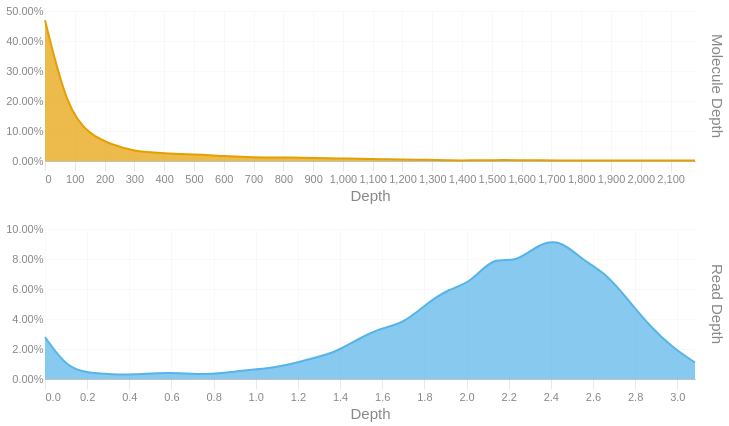

Source (notebook cell):
### Code cell
readdep = depth_hist(tb['Read Depth'], q99, 3)
readdep = readdep.with_columns(pl.lit('Read Depth').alias('Metric'))
if not SKIPLR:
    moldep = depth_hist(tb['Molecule Depth'], mol_q99, 1)
    moldep = moldep.with_columns(pl.lit('Molecule Depth').alias('Metric'))
    _hist = pl.concat([readdep, moldep])
    _hist = _hist.filter(pl.col('Proportion') != 0)
    with SafeRender(_hist):
        (
            alt.Chart(_hist)        
            .mark_area(interpolate = "basis")
            .encode(
                x=alt.X('Bin:Q').scale(domainMin=0).axis(alt.Axis(title='Depth')),
                y = alt.Y('Proportion:Q', title = None).axis(format = '.2%'),
                color = alt.Color('Metric:N').legend(None),
                row = alt.Row("Metric:N").header(title = None, labelOrient = 'right'),
                tooltip = [
                    alt.Tooltip("Metric:N", title = "Metric"),
                    alt.Tooltip('Interval:N', title = "Depth Interval"),
                    alt.Tooltip('Proportion:Q', title = "% Alignments").format('.2%')
                ]
            )
            .resolve_scale(x='independent', y='independent')
            .properties(
                height = 150, width = 650,
                usermeta={'embedOptions': {'downloadFileName': f'{samplename}.depth.hist'}}
            )
        ).display()
else:
    readdep = readdep.filter(pl.col('Proportion') != 0)
    with SafeRender(readdep):
        (
            alt.Chart(readdep)        
            .mark_area(interpolate = "basis")
            .encode(
                x=alt.X('Bin:Q').scale(domainMin=0).axis(alt.Axis(title='Depth')),
                y = alt.Y('Proportion:Q', title = None).axis(format = '.2%'),
                tooltip = [
                    alt.Tooltip('Interval:N', title = "Depth Interval"),
                    alt.Tooltip('Proportion:Q', title = "% Alignments").format('.2%')
                ]
            )
            .properties(
                usermeta={'embedOptions': {'downloadFileName': f'{samplename}.depth.hist'}}
            )
        ).display()

### Figure 1 — Vega-Lite specification as saved in the notebook (floating-point values rounded to 4 significant figures)
{"width": 650, "height": 150, "config": {"title": {"anchor": "start", "dy": -15, "fontSize": 18, "color": "#888888", "subtitleColor": "#888888", "subtitleFontSize": 14}, "arc": {"fill": "#0072B2"}, "axis": {"domainColor": "#888888", "domainWidth": 0.5, "gridWidth": 0.2, "grid": false, "titleFontWeight": 400, "titleFontSize": 15, "labelFontSize": 11, "labelColor": "#888888", "tickColor": "#888888", "tickWidth": 0.2, "titleColor": "#888888"}, "axisBand": {"grid": false}, "axisX": {"grid": true, "tickSize": 10, "domainCap": "round"}, "axisY": {"domain": false, "grid": true, "tickSize": 0, "domainCap": "round"}, "background": "transparent", "header": {"labelFontSize": 15, "labelColor": "#888888", "titleFontSize": 15, "titleFontWeight": 600, "titleColor": "#888888"}, "legend": {"labelFont": "sans-serif", "labelFontSize": 12, "labelColor": "#888888", "symbolSize": 100, "symbolType": "circle", "titleFontSize": 12, "titlePadding": 10, "titleColor": "#888888", "title": null}, "range": {"category": ["#E69F00", "#56B4E9", "#009E73", "#F0E442", "#0072B2", "#D55E00", "#CC79A7", "#000000"], "diverging": ["#cfe8f3", "#a2d4ec", "#73bfe2", "#46abdb", "#1696d2", "#12719e"]}, "area": {"fill": "#0072B2", "fillOpacity": 0.7, "line": true, "strokeOpacity": 0.7}, "line": {"color": "#0072B2", "stroke": "#0072B2", "strokeWidth": 2}, "trail": {"color": "#0072B2", "stroke": "#0072B2", "strokeWidth": 0, "size": 1}, "point": {"filled": true, "fillOpacity": 1.0, "size": 95}, "text": {"color": "#888888", "fontSize": 11, "align": "right", "fontWeight": 400, "size": 11}, "bar": {"fill": "#0072B2", "stroke": null}, "view": {"stroke": null, "continuousWidth": 660, "continuousHeight": 400}}, "data": {"name": "data-0f5fe3ff9b0f1ecd5d4fbbfc9744ace4"}, "mark": {"type": "area", "interpolate": "basis"}, "encoding": {"color": {"field": "Metric", "legend": null, "type": "nominal"}, "row": {"field": "Metric", "header": {"title": null, "labelOrient": "right"}, "type": "nominal"}, "tooltip": [{"field": "Metric", "title": "Metric", "type": "nominal"}, {"field": "Interval", "title": "Depth Interval", "type": "nominal"}, {"field": "Proportion", "format": ".2%", "title": "% Alignments", "type": "quantitative"}], "x": {"axis": {"title": "Depth"}, "field": "Bin", "scale": {"domainMin": 0}, "type": "quantitative"}, "y": {"axis": {"format": ".2%"}, "field": "Proportion", "title": null, "type": "quantitative"}}, "resolve": {"scale": {"x": "independent", "y": "independent"}}, "usermeta": {"embedOptions": {"downloadFileName": "S6_Musquodoboit_1542.depth.hist"}}, "$schema": "https://vega.github.io/schema/vega-lite/v6.1.0.json", "datasets": {"data-0f5fe3ff9b0f1ecd5d4fbbfc9744ace4": [{"Bin": 0.0, "Interval": "0.0-0.106", "Proportion": 0.028, "Metric": "Read Depth"}, {"Bin": 0.106, "Interval": "0.106-0.213", "Proportion": 0.007, "Metric": "Read Depth"}, {"Bin": 0.213, "Interval": "0.213-0.319", "Proportion": 0.004, "Metric": "Read Depth"}, {"Bin": 0.319, "Interval": "0.319-0.425", "Proportion": 0.003, "Metric": "Read Depth"}, {"Bin": 0.425, "Interval": "0.425-0.532", "Proportion": 0.003, "Metric": "Read Depth"}, {"Bin": 0.532, "Interval": "0.532-0.638", "Proportion": 0.004, "Metric": "Read Depth"}, {"Bin": 0.638, "Interval": "0.638-0.744", "Proportion": 0.004, "Metric": "Read Depth"}, {"Bin": 0.744, "Interval": "0.744-0.851", "Proportion": 0.003, "Metric": "Read Depth"}, {"Bin": 0.851, "Interval": "0.851-0.957", "Proportion": 0.004, "Metric": "Read Depth"}, {"Bin": 0.957, "Interval": "0.957-1.063", "Proportion": 0.006, "Metric": "Read Depth"}, {"Bin": 1.063, "Interval": "1.063-1.17", "Proportion": 0.007, "Metric": "Read Depth"}, {"Bin": 1.17, "Interval": "1.17-1.276", "Proportion": 0.01, "Metric": "Read Depth"}, {"Bin": 1.276, "Interval": "1.276-1.382", "Proportion": 0.014, "Metric": "Read Depth"}, {"Bin": 1.382, "Interval": "1.382-1.489", "Proportion": 0.018, "Metric": "Read Depth"}, {"Bin": 1.489, "Interval": "1.489-1.595", "Proportion": 0.027, "Metric": "Read Depth"}, {"Bin": 1.595, "Interval": "1.595-1.701", "Proportion": 0.034, "Metric": "Read Depth"}, {"Bin": 1.701, "Interval": "1.701-1.808", "Proportion": 0.037, "Metric": "Read Depth"}, {"Bin": 1.808, "Interval": "1.808-1.914", "Proportion": 0.05, "Metric": "Read Depth"}, {"Bin": 1.914, "Interval": "1.914-2.02", "Proportion": 0.06, "Metric": "Read Depth"}, {"Bin": 2.02, "Interval": "2.02-2.127", "Proportion": 0.064, "Metric": "Read Depth"}, {"Bin": 2.127, "Interval": "2.127-2.233", "Proportion": 0.082, "Metric": "Read Depth"}, {"Bin": 2.233, "Interval": "2.233-2.339", "Proportion": 0.077, "Metric": "Read Depth"}, {"Bin": 2.339, "Interval": "2.339-2.446", "Proportion": 0.09, "Metric": "Read Depth"}, {"Bin": 2.446, "Interval": "2.446-2.552", "Proportion": 0.093, "Metric": "Read Depth"}, {"Bin": 2.552, "Interval": "2.552-2.658", "Proportion": 0.079, "Metric": "Read Depth"}, {"Bin": 2.658, "Interval": "2.658-2.765", "Proportion": 0.071, "Metric": "Read Depth"}, {"Bin": 2.765, "Interval": "2.765-2.871", "Proportion": 0.053, "Metric": "Read Depth"}, {"Bin": 2.871, "Interval": "2.871-2.977", "Proportion": 0.035, "Metric": "Read Depth"}, {"Bin": 2.977, "Interval": "2.977-3.084", "Proportion": 0.021, "Metric": "Read Depth"}, {"Bin": 3.084, "Interval": "3.084-3.19", "Proportion": 0.011, "Metric": "Read Depth"}, {"Bin": 0.0, "Interval": "0.0-75.2", "Proportion": 0.469, "Metric": "Molecule Depth"}, {"Bin": 75.2, "Interval": "75.2-150.5", "Proportion": 0.17, "Metric": "Molecule Depth"}, {"Bin": 150.5, "Interval": "150.5-225.7", "Proportion": 0.087, "Metric": "Molecule Depth"}, {"Bin": 225.7, "Interval": "225.7-301.0", "Proportion": 0.054, "Metric": "Molecule Depth"}, {"Bin": 301.0, "Interval": "301.0-376.2", "Proportion": 0.032, "Metric": "Molecule Depth"}, {"Bin": 376.2, "Interval": "376.2-451.4", "Proportion": 0.027, "Metric": "Molecule Depth"}, {"Bin": 451.4, "Interval": "451.4-526.7", "Proportion": 0.023, "Metric": "Molecule Depth"}, {"Bin": 526.7, "Interval": "526.7-601.9", "Proportion": 0.021, "Metric": "Molecule Depth"}, {"Bin": 601.9, "Interval": "601.9-677.2", "Proportion": 0.016, "Metric": "Molecule Depth"}, {"Bin": 677.2, "Interval": "677.2-752.4", "Proportion": 0.013, "Metric": "Molecule Depth"}, {"Bin": 752.4, "Interval": "752.4-827.6", "Proportion": 0.011, "Metric": "Molecule Depth"}, {"Bin": 827.6, "Interval": "827.6-902.9", "Proportion": 0.012, "Metric": "Molecule Depth"}, {"Bin": 902.9, "Interval": "902.9-978.1", "Proportion": 0.01, "Metric": "Molecule Depth"}, {"Bin": 978.1, "Interval": "978.1-1053.4", "Proportion": 0.008, "Metric": "Molecule Depth"}, {"Bin": 1053.0, "Interval": "1053.4-1128.6", "Proportion": 0.008, "Metric": "Molecule Depth"}, {"Bin": 1129.0, "Interval": "1128.6-1203.8", "Proportion": 0.006, "Metric": "Molecule Depth"}, {"Bin": 1204.0, "Interval": "1203.8-1279.1", "Proportion": 0.005, "Metric": "Molecule Depth"}, {"Bin": 1279.0, "Interval": "1279.1-1354.3", "Proportion": 0.004, "Metric": "Molecule Depth"}, {"Bin": 1354.0, "Interval": "1354.3-1429.5", "Proportion": 0.002, "Metric": "Molecule Depth"}, {"Bin": 1430.0, "Interval": "1429.5-1504.8", "Proportion": 0.002, "Metric": "Molecule Depth"}, {"Bin": 1505.0, "Interval": "1504.8-1580.0", "Proportion": 0.003, "Metric": "Molecule Depth"}, {"Bin": 1580.0, "Interval": "1580.0-1655.3", "Proportion": 0.003, "Metric": "Molecule Depth"}, {"Bin": 1655.0, "Interval": "1655.3-1730.5", "Proportion": 0.002, "Metric": "Molecule Depth"}, {"Bin": 1730.0, "Interval": "1730.5-1805.7", "Proportion": 0.002, "Metric": "Molecule Depth"}, {"Bin": 1806.0, "Interval": "1805.7-1881.0", "Proportion": 0.002, "Metric": "Molecule Depth"}, {"Bin": 1881.0, "Interval": "1881.0-1956.2", "Proportion": 0.002, "Metric": "Molecule Depth"}, {"Bin": 1956.0, "Interval": "1956.2-2031.5", "Proportion": 0.002, "Metric": "Molecule Depth"}, {"Bin": 2032.0, "Interval": "2031.5-2106.7", "Proportion": 0.002, "Metric": "Molecule Depth"}, {"Bin": 2107.0, "Interval": "2106.7-2181.9", "Proportion": 0.001, "Metric": "Molecule Depth"}, {"Bin": 2182.0, "Interval": "2181.9-2257.18", "Proportion": 0.002, "Metric": "Molecule Depth"}]}}
